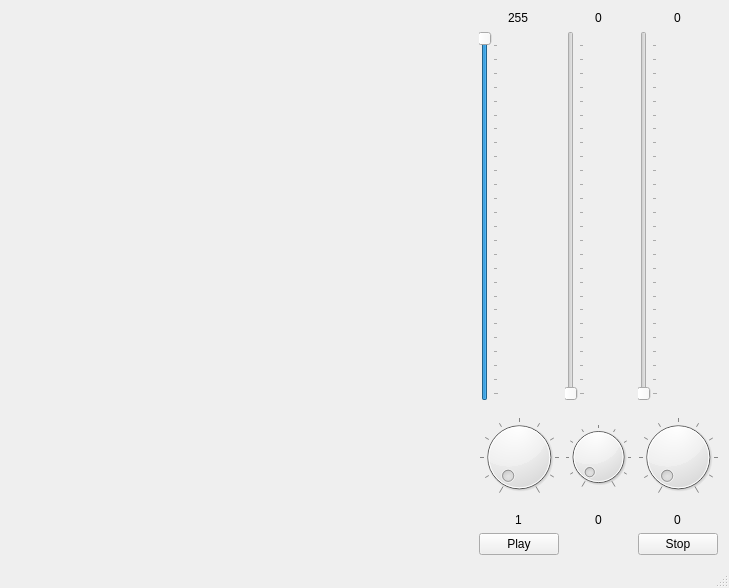
<?xml version="1.0" encoding="UTF-8"?>
<ui version="4.0">
 <class>MainWindow</class>
 <widget class="QMainWindow" name="MainWindow">
  <property name="geometry">
   <rect>
    <x>0</x>
    <y>0</y>
    <width>729</width>
    <height>588</height>
   </rect>
  </property>
  <property name="windowTitle">
   <string>MainWindow</string>
  </property>
  <widget class="QWidget" name="centralWidget">
   <layout class="QHBoxLayout" name="horizontalLayout">
    <item alignment="Qt::AlignLeft">
     <widget class="DrawingWindow" name="viewScreen" native="true">
      <property name="sizePolicy">
       <sizepolicy hsizetype="Preferred" vsizetype="Preferred">
        <horstretch>0</horstretch>
        <verstretch>0</verstretch>
       </sizepolicy>
      </property>
      <property name="minimumSize">
       <size>
        <width>462</width>
        <height>0</height>
       </size>
      </property>
      <property name="maximumSize">
       <size>
        <width>85</width>
        <height>16777215</height>
       </size>
      </property>
     </widget>
    </item>
    <item>
     <layout class="QGridLayout" name="gridLayout">
      <item row="2" column="2">
       <widget class="QDial" name="redScaleDial">
        <property name="minimum">
         <number>0</number>
        </property>
        <property name="maximum">
         <number>10</number>
        </property>
        <property name="notchesVisible">
         <bool>true</bool>
        </property>
       </widget>
      </item>
      <item row="3" column="2" alignment="Qt::AlignHCenter">
       <widget class="QLabel" name="redDialLabel">
        <property name="text">
         <string>1</string>
        </property>
       </widget>
      </item>
      <item row="3" column="3" alignment="Qt::AlignHCenter">
       <widget class="QLabel" name="greenDialLabel">
        <property name="text">
         <string>0</string>
        </property>
       </widget>
      </item>
      <item row="2" column="3">
       <widget class="QDial" name="greenScaleDial">
        <property name="minimum">
         <number>0</number>
        </property>
        <property name="maximum">
         <number>10</number>
        </property>
        <property name="sliderPosition">
         <number>0</number>
        </property>
        <property name="notchesVisible">
         <bool>true</bool>
        </property>
       </widget>
      </item>
      <item row="4" column="2" alignment="Qt::AlignHCenter">
       <widget class="QPushButton" name="pushButton">
        <property name="text">
         <string>Play</string>
        </property>
       </widget>
      </item>
      <item row="0" column="4" alignment="Qt::AlignHCenter|Qt::AlignVCenter">
       <widget class="QLabel" name="blueSliderLabel">
        <property name="text">
         <string>0</string>
        </property>
       </widget>
      </item>
      <item row="0" column="3" alignment="Qt::AlignHCenter|Qt::AlignVCenter">
       <widget class="QLabel" name="greenSliderLabel">
        <property name="text">
         <string>0</string>
        </property>
       </widget>
      </item>
      <item row="1" column="4">
       <widget class="QSlider" name="blueSlider">
        <property name="maximum">
         <number>255</number>
        </property>
        <property name="sliderPosition">
         <number>0</number>
        </property>
        <property name="orientation">
         <enum>Qt::Vertical</enum>
        </property>
        <property name="tickPosition">
         <enum>QSlider::TicksBelow</enum>
        </property>
        <property name="tickInterval">
         <number>10</number>
        </property>
       </widget>
      </item>
      <item row="1" column="3">
       <widget class="QSlider" name="greenSlider">
        <property name="maximum">
         <number>255</number>
        </property>
        <property name="sliderPosition">
         <number>0</number>
        </property>
        <property name="orientation">
         <enum>Qt::Vertical</enum>
        </property>
        <property name="tickPosition">
         <enum>QSlider::TicksBelow</enum>
        </property>
        <property name="tickInterval">
         <number>10</number>
        </property>
       </widget>
      </item>
      <item row="0" column="2" alignment="Qt::AlignHCenter|Qt::AlignVCenter">
       <widget class="QLabel" name="redSliderLabel">
        <property name="text">
         <string>255</string>
        </property>
       </widget>
      </item>
      <item row="3" column="4" alignment="Qt::AlignHCenter">
       <widget class="QLabel" name="blueDialLabel">
        <property name="text">
         <string>0</string>
        </property>
       </widget>
      </item>
      <item row="4" column="4" alignment="Qt::AlignHCenter">
       <widget class="QPushButton" name="pushButton_2">
        <property name="text">
         <string>Stop</string>
        </property>
       </widget>
      </item>
      <item row="2" column="4">
       <widget class="QDial" name="blueScaleDial">
        <property name="minimum">
         <number>0</number>
        </property>
        <property name="maximum">
         <number>10</number>
        </property>
        <property name="sliderPosition">
         <number>0</number>
        </property>
        <property name="invertedControls">
         <bool>false</bool>
        </property>
        <property name="notchesVisible">
         <bool>true</bool>
        </property>
       </widget>
      </item>
      <item row="1" column="2">
       <widget class="QSlider" name="redSlider">
        <property name="enabled">
         <bool>true</bool>
        </property>
        <property name="maximum">
         <number>255</number>
        </property>
        <property name="sliderPosition">
         <number>255</number>
        </property>
        <property name="orientation">
         <enum>Qt::Vertical</enum>
        </property>
        <property name="tickPosition">
         <enum>QSlider::TicksBelow</enum>
        </property>
        <property name="tickInterval">
         <number>10</number>
        </property>
       </widget>
      </item>
     </layout>
    </item>
   </layout>
   <zorder>viewScreen</zorder>
   <zorder>gridLayoutWidget</zorder>
   <zorder>redScaleDial</zorder>
  </widget>
  <widget class="QMenuBar" name="menuBar">
   <property name="geometry">
    <rect>
     <x>0</x>
     <y>0</y>
     <width>729</width>
     <height>21</height>
    </rect>
   </property>
  </widget>
  <widget class="QStatusBar" name="statusBar"/>
 </widget>
 <layoutdefault spacing="6" margin="11"/>
 <customwidgets>
  <customwidget>
   <class>DrawingWindow</class>
   <extends>QWidget</extends>
   <header location="global">drawingwindow.h</header>
   <container>1</container>
  </customwidget>
 </customwidgets>
 <resources/>
 <connections/>
</ui>
